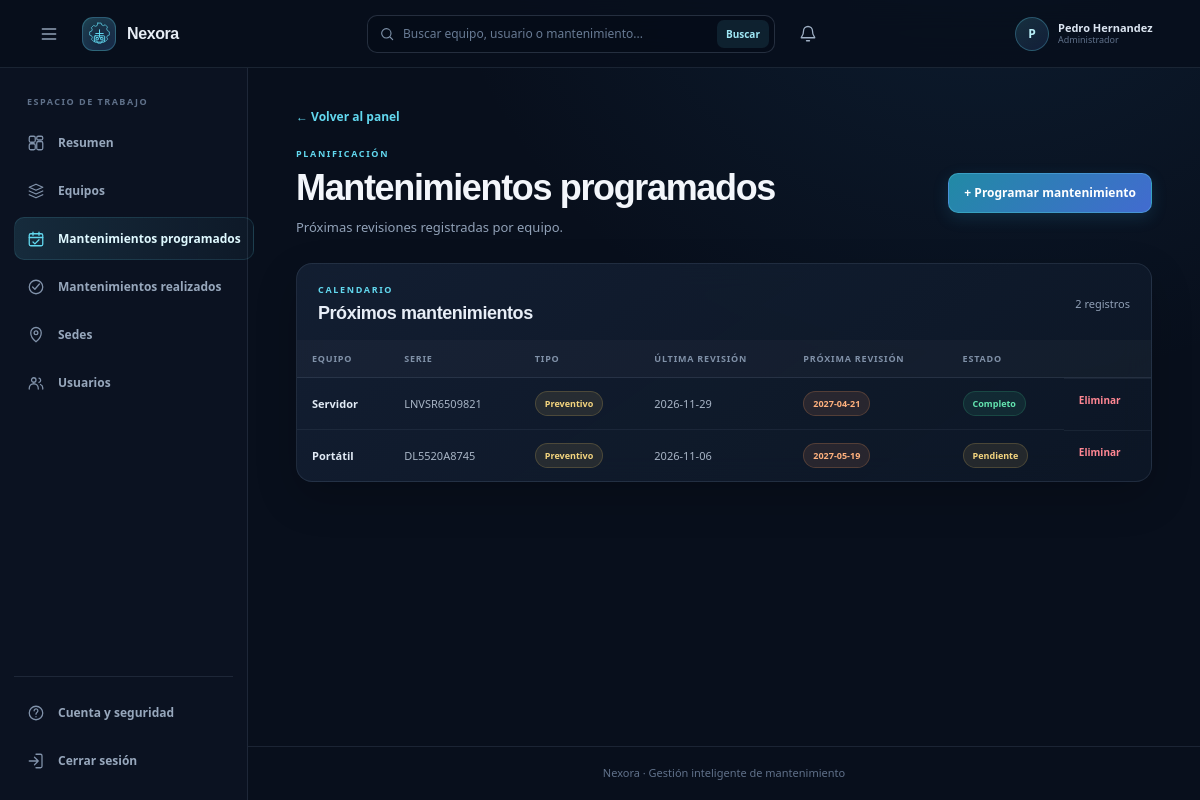
Page /maintenances/scheduled (signed in) on the committed database.
### tables this page shows
CREATE TABLE usuarios(
                id INTEGER PRIMARY KEY AUTOINCREMENT,
                username TEXT NOT NULL UNIQUE COLLATE NOCASE,
                password_hash TEXT NOT NULL,
                role TEXT NOT NULL CHECK(role IN ('admin', 'user')),
                is_active INTEGER NOT NULL DEFAULT 1 CHECK(is_active IN (0, 1)),
                session_version INTEGER NOT NULL DEFAULT 0
            , display_name TEXT NOT NULL DEFAULT '', sede_id INTEGER REFERENCES sedes(id));

CREATE TABLE mantenimientos(
                id INTEGER PRIMARY KEY AUTOINCREMENT,
                equipo_id INTEGER,
                fecha TEXT,
                tipo TEXT,
                descripcion TEXT,
                tecnico TEXT,
                costo REAL,
                proximo_mantenimiento TEXT, estado_final TEXT,
                FOREIGN KEY(equipo_id) REFERENCES equipos(id)
            );

CREATE TABLE equipos(
                id INTEGER PRIMARY KEY AUTOINCREMENT,
                nombre TEXT NOT NULL,
                marca TEXT,
                modelo TEXT,
                serial TEXT UNIQUE,
                usuario TEXT,
                area TEXT,
                fecha_registro TEXT,
                estado TEXT
            , sede_id INTEGER);

### web.py (the view)
    @app.get("/maintenances/scheduled")
    @login_required
    def scheduled_maintenances():
        scheduled = mantenimiento.list_scheduled_maintenances(app.config["DATABASE_PATH"])
        return render_template(
            "scheduled_maintenances.html",
            maintenance=scheduled,
            today=date.today().isoformat(),
        )

### mantenimiento.py (called while the page is built)
def _connect(database_path=None):
    path = Path(database_path) if database_path else get_database_path()
    path.parent.mkdir(parents=True, exist_ok=True)
    connection = sqlite3.connect(path)
    connection.row_factory = sqlite3.Row
    connection.execute("PRAGMA foreign_keys = ON")
    return connection

@contextmanager
def _database(database_path=None):
    connection = _connect(database_path)
    try:
        with connection:
            yield connection
    finally:
        connection.close()

### web.py (called while the page is built)
@contextmanager
def _user_database(database_path):
    connection = sqlite3.connect(database_path)
    connection.row_factory = sqlite3.Row
    connection.execute("PRAGMA foreign_keys = ON")
    try:
        with connection:
            yield connection
    finally:
        connection.close()

### templates/scheduled_maintenances.html (shortened to what this page needs)
{% extends "base.html" %}
{% block content %}
<a class="back-link" href="{{ url_for('dashboard') }}">← Volver al panel</a>
<section class="page-heading">
  <div><div class="eyebrow">PLANIFICACIÓN</div><h1>Mantenimientos programados</h1><p class="muted">Próximas revisiones registradas por equipo.</p></div>
  <a class="button button-primary" href="{{ url_for('new_maintenance') }}">+ Programar mantenimiento</a>
</section>
<section class="panel">
  <div class="section-heading"><div><div class="eyebrow">CALENDARIO</div><h2>Próximos mantenimientos</h2></div><span class="count">{{ maintenance|length }} registros</span></div>
  {% if maintenance %}
  <div class="table-scroll">
    <table>
      <thead><tr><th>Equipo</th><th>Serie</th><th>Tipo</th><th>Última revisión</th><th>Próxima revisión</th><th>Estado</th><th></th></tr></thead>
      <tbody>
        {% for item in maintenance %}
        <tr>
          <td class="strong">{{ item.equipo }}</td><td>{{ item.serial or "—" }}</td><td><span class="badge badge-yellow">{{ item.tipo }}</span></td><td>{{ item.fecha }}</td><td><span class="badge {% if item.proximo_mantenimiento <= today %}badge-red{% else %}badge-upcoming{% endif %}">{{ item.proximo_mantenimiento }}</span></td><td><span class="badge {% if item.estado_programacion == 'Completo' %}badge-green{% else %}badge-yellow{% endif %}">{{ item.estado_programacion }}</span></td>
          <td class="row-actions">
            <form method="post" action="{{ url_for('remove_maintenance', maintenance_id=item.id) }}" data-confirm-delete>
              <button class="text-button" type="submit">Eliminar</button>
            </form>
          </td>
        </tr>
        {% endfor %}
      </tbody>
    </table>
  </div>
  {% else %}
  <p class="empty-inline">No hay mantenimientos programados.</p>
  {% endif %}
</section>
{% endblock %}

### templates/base.html (shortened to what this page needs)
<!doctype html>
<html lang="es">
<head>
  <link rel="stylesheet" href="{{ url_for('static', filename='theme.css') }}">
</head>
<body class="{% if current_user %}has-sidebar{% endif %}">
  <header class="topbar">
    {% if current_user %}
      <button class="sidebar-toggle" type="button" aria-controls="app-sidebar" aria-expanded="true" aria-label="Contraer menú" data-sidebar-toggle>
        <svg viewBox="0 0 24 24" aria-hidden="true"><path d="M4 6h16M4 12h16M4 18h16"/></svg>
      </button>
    {% endif %}
    <a class="brand" href="{{ url_for('dashboard') if current_user else url_for('login') }}">
      <span class="brand-mark" aria-hidden="true">
      </span>
      <span>Nexora</span>
    </a>
    {% if current_user %}
      <form class="topbar-search" method="get" action="{{ url_for('search') }}" role="search">
        <svg viewBox="0 0 24 24" aria-hidden="true"><circle cx="11" cy="11" r="7"/><path d="m16.5 16.5 4 4"/></svg>
        <input type="search" name="q" value="{{ query if query is defined else '' }}" placeholder="Buscar equipo, usuario o mantenimiento..." aria-label="Buscar equipo, usuario o mantenimiento">
        <button type="submit">Buscar</button>
      </form>
      <div class="notification-menu">
        <button class="notification-button" type="button" aria-label="{{ notifications|length }} notificaciones" aria-expanded="false" data-notification-toggle>
          <svg viewBox="0 0 24 24" aria-hidden="true"><path d="M18 8a6 6 0 0 0-12 0c0 7-3 7-3 9h18c0-2-3-2-3-9Z"/><path d="M10 21h4"/></svg>
        </button>
      </div>
      <span class="topbar-user">
        <span class="profile-avatar" aria-hidden="true">{{ (current_user['display_name'] or current_user['username'])[0]|upper }}</span>
        <span class="profile-copy">
          <strong>{{ current_user['display_name'] or current_user['username'] }}</strong>
          <small>{% if current_user['role'] == 'admin' %}Administrador{% else %}Usuario{% endif %}</small>
        </span>
      </span>
    {% endif %}
  </header>
  {% if current_user %}
    <aside class="sidebar" id="app-sidebar" aria-label="Navegación principal">
      <div class="sidebar-caption">ESPACIO DE TRABAJO</div>
      <nav class="sidebar-nav">
        <a class="sidebar-link {% if request.endpoint == 'dashboard' %}is-active{% endif %}" href="{{ url_for('dashboard') }}">
          <svg viewBox="0 0 24 24" aria-hidden="true"><rect x="3" y="3" width="8" height="8" rx="2"/><rect x="13" y="3" width="8" height="5" rx="2"/><rect x="13" y="10" width="8" height="11" rx="2"/><rect x="3" y="13" width="8" height="8" rx="2"/></svg><span>Resumen</span>
        </a>
        <a class="sidebar-link {% if request.endpoint == 'equipment_list' %}is-active{% endif %}" href="{{ url_for('equipment_list') }}">
          <svg viewBox="0 0 24 24" aria-hidden="true"><path d="m3 7 9-4 9 4-9 4-9-4Z"/><path d="M3 12l9 4 9-4M3 17l9 4 9-4"/></svg><span>Equipos</span>
        </a>
        <a class="sidebar-link {% if request.endpoint == 'scheduled_maintenances' %}is-active{% endif %}" href="{{ url_for('scheduled_maintenances') }}">
          <svg viewBox="0 0 24 24" aria-hidden="true"><rect x="3" y="5" width="18" height="16" rx="2"/><path d="M8 3v4M16 3v4M3 10h18"/><path d="m8 16 2.5 2.5L16 13"/></svg><span>Mantenimientos programados</span>
        </a>
        <a class="sidebar-link {% if request.endpoint == 'completed_maintenances' %}is-active{% endif %}" href="{{ url_for('completed_maintenances') }}">
          <svg viewBox="0 0 24 24" aria-hidden="true"><circle cx="12" cy="12" r="9"/><path d="m7.5 12 3 3 6-7"/></svg><span>Mantenimientos realizados</span>
        </a>
        {% if current_user['role'] == 'admin' %}
          <a class="sidebar-link {% if request.endpoint == 'locations' %}is-active{% endif %}" href="{{ url_for('locations') }}">
            <svg viewBox="0 0 24 24" aria-hidden="true"><path d="M12 21s7-5.2 7-12a7 7 0 1 0-14 0c0 6.8 7 12 7 12Z"/><circle cx="12" cy="9" r="2.5"/></svg><span>Sedes</span>
          </a>
        {% endif %}
        {% if current_user['role'] == 'admin' %}
          <a class="sidebar-link {% if request.endpoint == 'users' %}is-active{% endif %}" href="{{ url_for('users') }}">
            <svg viewBox="0 0 24 24" aria-hidden="true"><circle cx="9" cy="8" r="3"/><path d="M3 20v-1a6 6 0 0 1 12 0v1M16 5.5a3 3 0 0 1 0 5.8M18 14a5 5 0 0 1 3 4.5V20"/></svg><span>Usuarios</span>
          </a>
        {% endif %}
      </nav>
      <div class="sidebar-bottom">
        <a class="sidebar-link {% if request.endpoint == 'change_own_password' %}is-active{% endif %}" href="{{ url_for('change_own_password') }}">
          <svg viewBox="0 0 24 24" aria-hidden="true"><circle cx="12" cy="12" r="9"/><path d="M9.5 9a2.5 2.5 0 1 1 4.2 1.8c-1.1 1-1.7 1.3-1.7 2.7M12 17h.01"/></svg><span>Cuenta y seguridad</span>
        </a>
        <form method="post" action="{{ url_for('logout') }}">
          <button class="sidebar-link sidebar-logout" type="submit">
            <svg viewBox="0 0 24 24" aria-hidden="true"><path d="M10 17l5-5-5-5M15 12H3"/><path d="M12 3h6a2 2 0 0 1 2 2v14a2 2 0 0 1-2 2h-6"/></svg><span>Cerrar sesión</span>
          </button>
        </form>
      </div>
    </aside>
  {% endif %}
  <main class="page">
    {% block content %}{% endblock %}
  </main>
  <footer class="footer">Nexora · Gestión inteligente de mantenimiento</footer>
</body>
</html>

### rows in the picture
usuarios: display_name "P", display_name "Pedro Hernandez"
mantenimientos: equipo "Servidor", serial "LNVSR6509821", tipo "Preventivo", fecha "2026-11-29", proximo_mantenimiento "2027-04-21", estado_programacion "Completo"
mantenimientos: equipo "Portátil", serial "DL5520A8745", tipo "Preventivo", fecha "2026-11-06", proximo_mantenimiento "2027-05-19", estado_programacion "Pendiente"

### other values in the picture
{{ maintenance|length }} "2"
